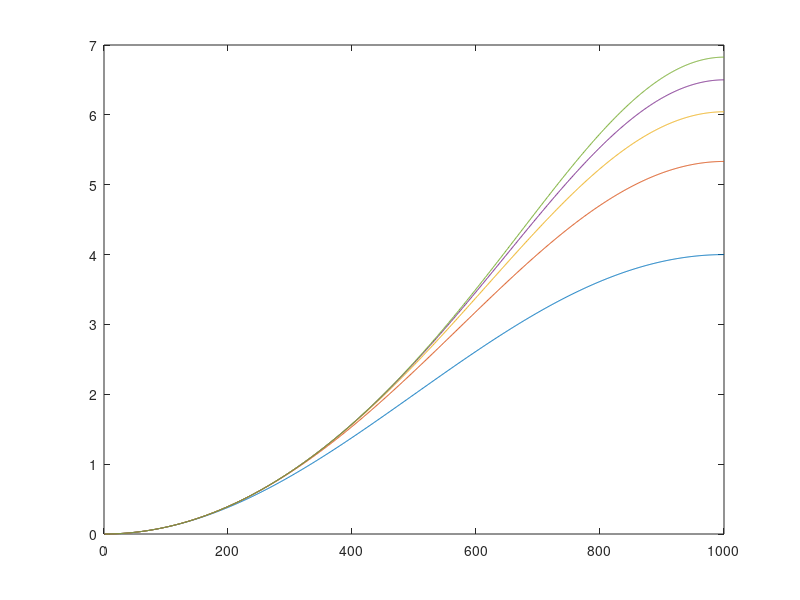

MATLAB code to generate this figure:
% Mon Feb 11 00:12:25 MSK 2013
% Karl Kästner, Berlin

n=1000;
k=n;
c = [1 -1/12 1/90 -1/560 1/3150];
A0 = (n+1)^2*spdiags(ones(n,1)*[1 -2 1],-1:1,n,n);
A=0.*speye(n);
for idx=1:length(c);
	A = A + c(idx)*A0^(idx)*1/(n+1)^(2*(idx-1));
	max(sum(abs(A)))/(n+1)^2
	E(:,idx)=eigs(A,[],k,'LM')
end
plot(-flipud(E)/(n+1)^2)
E(1,:)./(n+1)^2
